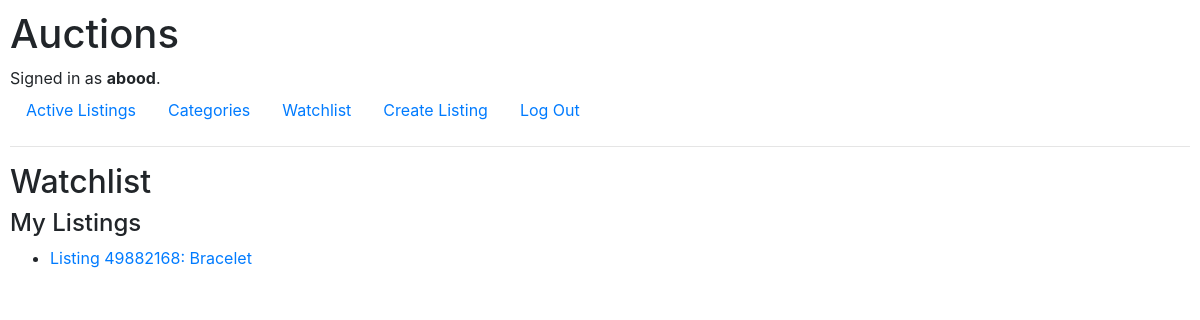
The app's page /watchlist (signed in) with its own data.
### auctions/models.py (models this page shows)
class User(AbstractUser):
    pass

class Watchlist(models.Model):
    listing = models.ForeignKey(Listing, on_delete=models.CASCADE, related_name="watchlist", primary_key=True)
    username = models.CharField(max_length=64)

class Listing(models.Model):
    listing_id = models.AutoField(primary_key=True)
    title = models.CharField(max_length=64)
    description = models.CharField(max_length=500)
    price = models.IntegerField()
    image_URL = models.URLField(blank=True)
    category = models.ForeignKey(Categorie, on_delete=models.CASCADE, related_name="listing")
    username = models.CharField(max_length=64)
    closed = models.BooleanField()

### auctions/views.py (the view)
# urls.py: path("watchlist", views.watchlist, name="watchlist"),
def watchlist(request):
    listings = Watchlist.objects.filter(username = request.user.username)
    return render(request, "auctions/watchlist.html", {
        "listings": listings
    })

### auctions/templates/auctions/watchlist.html
{% extends "auctions/layout.html" %}
{% block body %}
<h2>Watchlist</h2>
<h4>My Listings</h4>
{% for listing in listings %}
<ul>
    <li>
        <a href="{% url 'listing_details' listing.listing_id %}">
            Listing {{listing.listing.listing_id}}: {{listing.listing.title}}
        </a>
    </li>
</ul>
{% endfor %}
{% endblock %}

### auctions/templates/auctions/layout.html (shortened to what this page needs)
{% load static %}
<!DOCTYPE html>
<html lang="en">
<head>
    <link rel="stylesheet" href="https://stackpath.bootstrapcdn.com/bootstrap/4.4.1/css/bootstrap.min.css"
>
    <link href="{% static 'auctions/styles.css' %}" rel="stylesheet">
</head>
<body>
    <h1>Auctions</h1>
    <div>
        {% if user.is_authenticated %}
        Signed in as <strong>{{ user.username }}</strong>.
        {% else %}
        Not signed in.
        {% endif %}
    </div>
    <ul class="nav">
        <li class="nav-item">
            <a class="nav-link" href="{% url 'index' %}">Active Listings</a>
        </li>
        <li class="nav-item">
            <a class="nav-link" href="{% url 'categories' %}">Categories</a>
        </li>
        {% if user.is_authenticated %}
        <li class="nav-item">
            <a class="nav-link" href="{% url 'watchlist' %}">Watchlist</a>
        </li>
        <li class="nav-item">
            <a class="nav-link" href="{% url 'create_listing_form' %}">Create Listing</a>
        </li>
        <li class="nav-item">
            <a class="nav-link" href="{% url 'logout' %}">Log Out</a>
        </li>
        {% endif %}
    </ul>
    <hr>
    {% block body %}
    {% endblock %}
</body>
</html>

### auctions/static/auctions/styles.css (style rules this page uses)
body { padding: 10px; }

### records on screen
User: username "abood"
Watchlist: listing.listing_id "49882168", listing "Bracelet"
